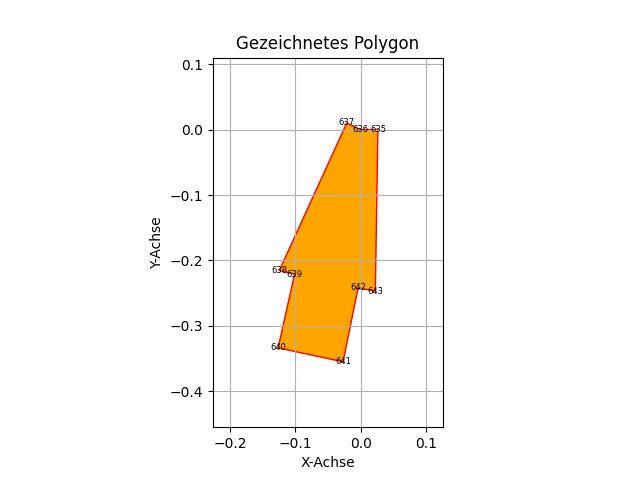
#> input picture test.png, 640 x 480 px
$ python pdf_draw_test.py
#> lines starting #> are read from the running program, lines starting #| are printed output that depends on the picture
import matplotlib.pyplot as plt
from matplotlib.backends.backend_pdf import PdfPages
import matplotlib.patches as patches
import matplotlib.image as mpimg
import matplotlib.transforms as mtransforms
import numpy as np

def affine_transform_from_uv_to_vertices(vertices, uvs):
    a_t, b_t, c_t = tuple(np.asarray(v) for v in vertices)
    a_uv, b_uv, c_uv = tuple(np.asarray(uv) for uv in uvs)

    o_t = a_t
    o_uv = a_uv
    x_t = b_t - a_t
    y_t = c_t - a_t
    x_uv = b_uv - a_uv
    y_uv = c_uv - a_uv

    A_t = np.hstack((x_t.reshape((2,1)), y_t.reshape((2,1))))
    A_uv = np.hstack((x_uv.reshape((2,1)), y_uv.reshape((2,1))))

    # linear part
    linear_transform = A_t @ np.linalg.inv(A_uv)
    if np.linalg.det(linear_transform) < 0:
        print("triangle coords and uvs are flipped")

    # affine part
    translation = np.dot(linear_transform, -o_uv) + o_t

    # transformation matrix
    affine_mat = np.eye(3)
    affine_mat[:2, :2] = linear_transform
    affine_mat[:2, 2] = translation

    # construct affine transformation
    return mtransforms.Affine2D(matrix=affine_mat)

def normalize_np(np_arr):
    return np_arr / np.linalg.norm(np_arr)

def create_clip_path_polygon(vertices, eps):
    a_t, b_t, c_t = tuple(np.asarray(v) for v in vertices)

    ab = b_t - a_t
    bc = c_t - b_t
    ca = a_t - c_t

    a_clip = a_t + eps * normalize_np(ca - ab)
    b_clip = b_t + eps * normalize_np(ab - bc)
    c_clip = c_t + eps * normalize_np(bc - ca)

    return patches.Polygon((a_clip, b_clip, c_clip), closed=True, fill=None, transform=ax.transData)

def add_textured_triangle(ax, vertices, uvs, texture_image, outlines=True):

    #draw the triangle
    if outlines:
        draw_polygon = patches.Polygon(vertices, closed=True, fill=None, edgecolor='black', transform=ax.transData, lw=0.8, ls=(0,(10,10,2,10)), capstyle="round", )
        ax.add_patch(draw_polygon)

    # add the image texture
    texture_transform = affine_transform_from_uv_to_vertices(vertices, uvs)
    image_transform = texture_transform + ax.transData
    im = ax.imshow(texture_image, origin='upper', extent = [0,1,0,1], transform=image_transform, zorder=-1)
    im.set_clip_path(create_clip_path_polygon(vertices, 1e-1))


def add_triangle(ax, triangle):
    """
    Fügt ein Dreieck zu einer bestehenden Achse hinzu.

    :param ax: Matplotlib-Achse, auf der das Dreieck gezeichnet wird
    :param triangle: Tuple, containing x and y coordinates of the triangle's vertices
    """
    x, y = zip(*triangle)  # entpacke die Koordinaten
    ax.plot(x + (x[0],), y + (y[0],), color="black")  # schließe das Dreieck

# Beispielanwendung
fig, ax = plt.subplots()

# # Stelle Maßstäbe auf Zentimeter ein

# ax.xaxis.set_major_locator(plt.MultipleLocator(1))
# ax.yaxis.set_major_locator(plt.MultipleLocator(1))

ax.set_title('Textured Triangle Demo')

# Verschiebe die Achsen an die untere linke Ecke
ax.spines['left'].set_position('zero')
ax.spines['bottom'].set_position('zero')

fig.set_size_inches(8.27, 11.69)# Setze die x und y Achsen exakt an die untere linke Ecke des Dokuments
ax.set_xlim(0, 21)  # 21 cm für die Breite von DIN-A4 im Hochformat
ax.set_ylim(0, 29.7)  # 29.7 cm für die Höhe von DIN-A4 im Hochformat
# Stelle Maßstäbe auf Zentimeter ein
ax.set_aspect('equal')
ax.axis("off")
fig.subplots_adjust(left=0, right=1, top=1, bottom=0)

a,b,c,d = ((5,5), (15,5), (10,10), (0,10))
triangle1 = [a, b, c]
triangle2 = [a, c, d]
triangle1_uvs = [(0,0), (1,0), (1,1)]
triangle2_uvs = [(0,0), (1,1), (0,1)]

triangle3 = [(18,25), (25, 25), (22, 29)]

img = mpimg.imread('test.png')
#> img is the input picture: shape (480, 640, 4) float32; mean R, G, B, A 0.986, 0.967, 0.937, 1

print(np.asarray(img).shape)
#| (480, 640, 4)

# make rgba
if img.shape[2] == 3:
    img_rgba = np.dstack((img, np.ones((img.shape[0], img.shape[1]))))
else:
    img_rgba = img

print(img_rgba.shape)
#| (480, 640, 4)

add_textured_triangle(ax, triangle1, triangle1_uvs, img_rgba, outlines=True)
add_textured_triangle(ax, triangle2, triangle2_uvs, img_rgba, outlines=True)
add_textured_triangle(ax, triangle3, triangle2_uvs, img_rgba, outlines=True)

# for _ in range(1):
#     random_triangle = [np.random.rand(2) * np.array([21, 29.7]) for _ in range(3)]
#     add_textured_triangle(ax, random_triangle, triangle2_uvs, img)

# Speicher als PDF
with PdfPages('mehrere_dreiecke.pdf') as pdf:
    pdf.savefig(fig)
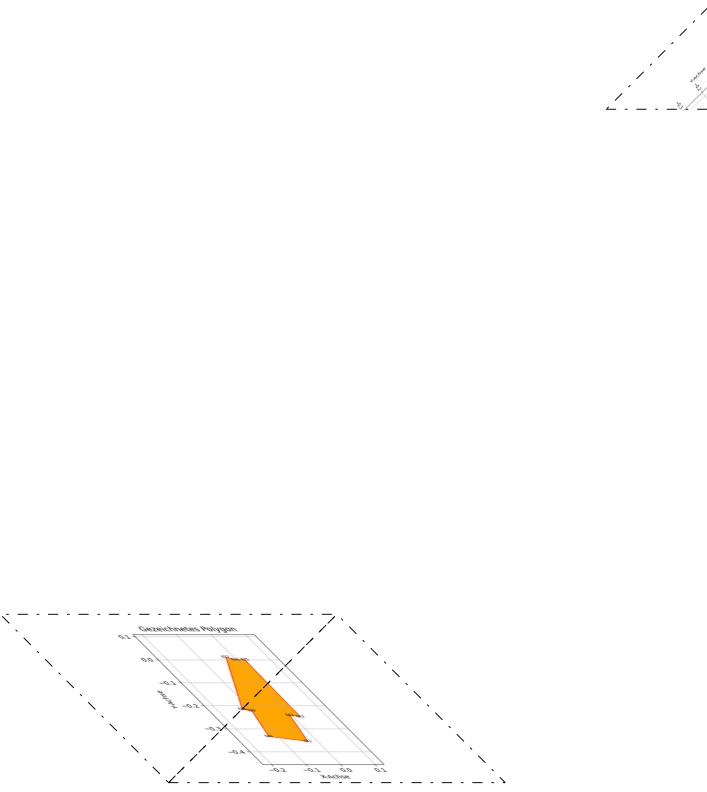
#> figure drawn by matplotlib, 1 panel

# Speichere als svg
fig.savefig("mehrere_dreiecke.svg")

plt.close()

$ run again, with debug-unfolding-with-flaps.png copied over test.png
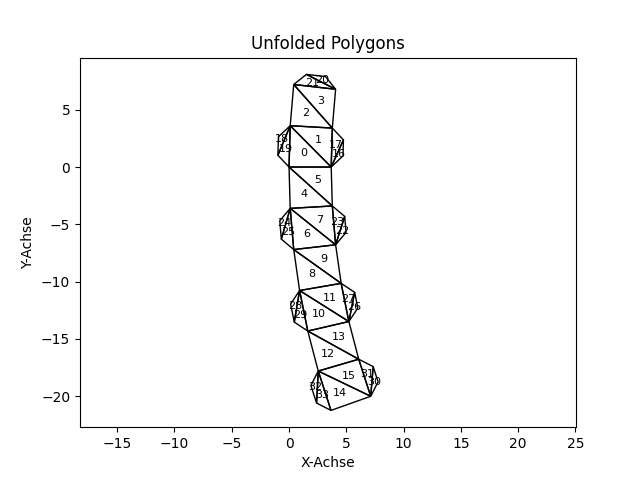
#> input picture debug-unfolding-with-flaps.png, 640 x 480 px
#> img is the input picture: shape (480, 640, 4) float32; mean R, G, B, A 0.975, 0.975, 0.975, 1
#| (480, 640, 4)
#| (480, 640, 4)
#> `pdf.savefig(fig)`:
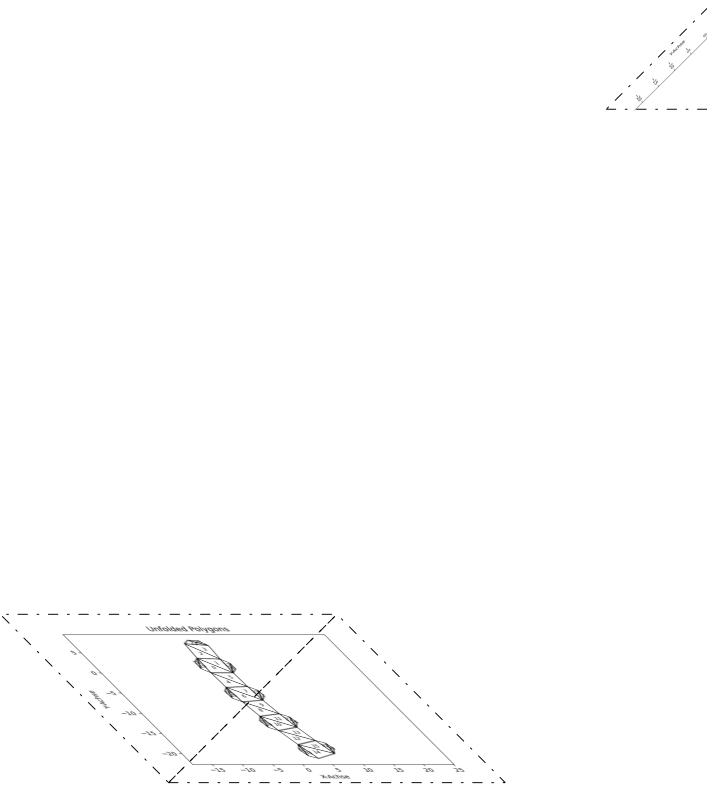
#> figure drawn by matplotlib, 1 panel

$ run again, with debug-unfolding.png copied over test.png
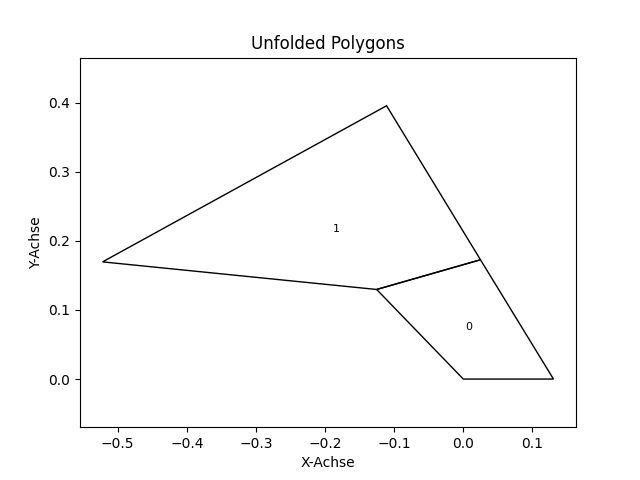
#> input picture debug-unfolding.png, 640 x 480 px
#> img is the input picture: shape (480, 640, 4) float32; mean R, G, B, A 0.982, 0.982, 0.982, 1
#| (480, 640, 4)
#| (480, 640, 4)
#> `pdf.savefig(fig)`:
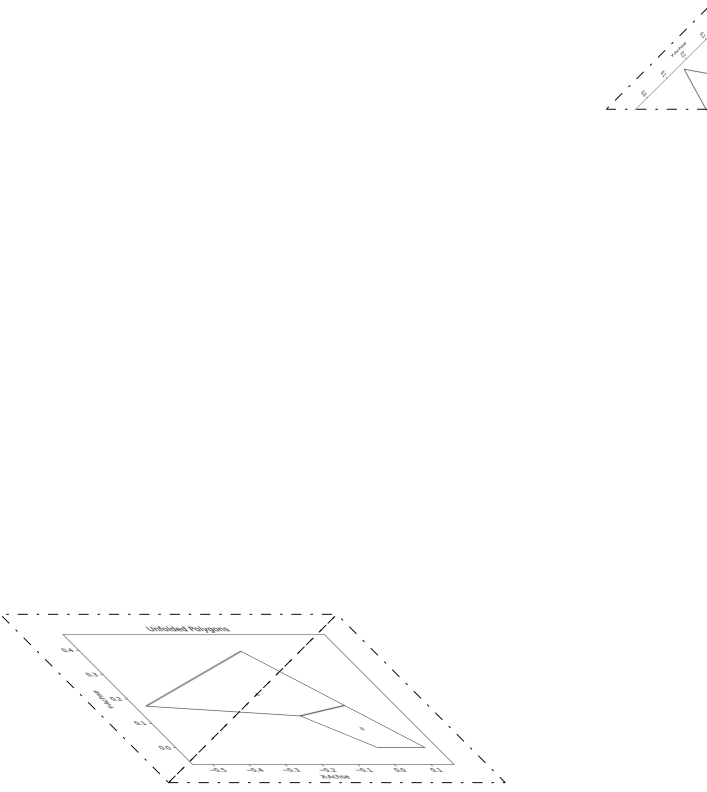
#> figure drawn by matplotlib, 1 panel
